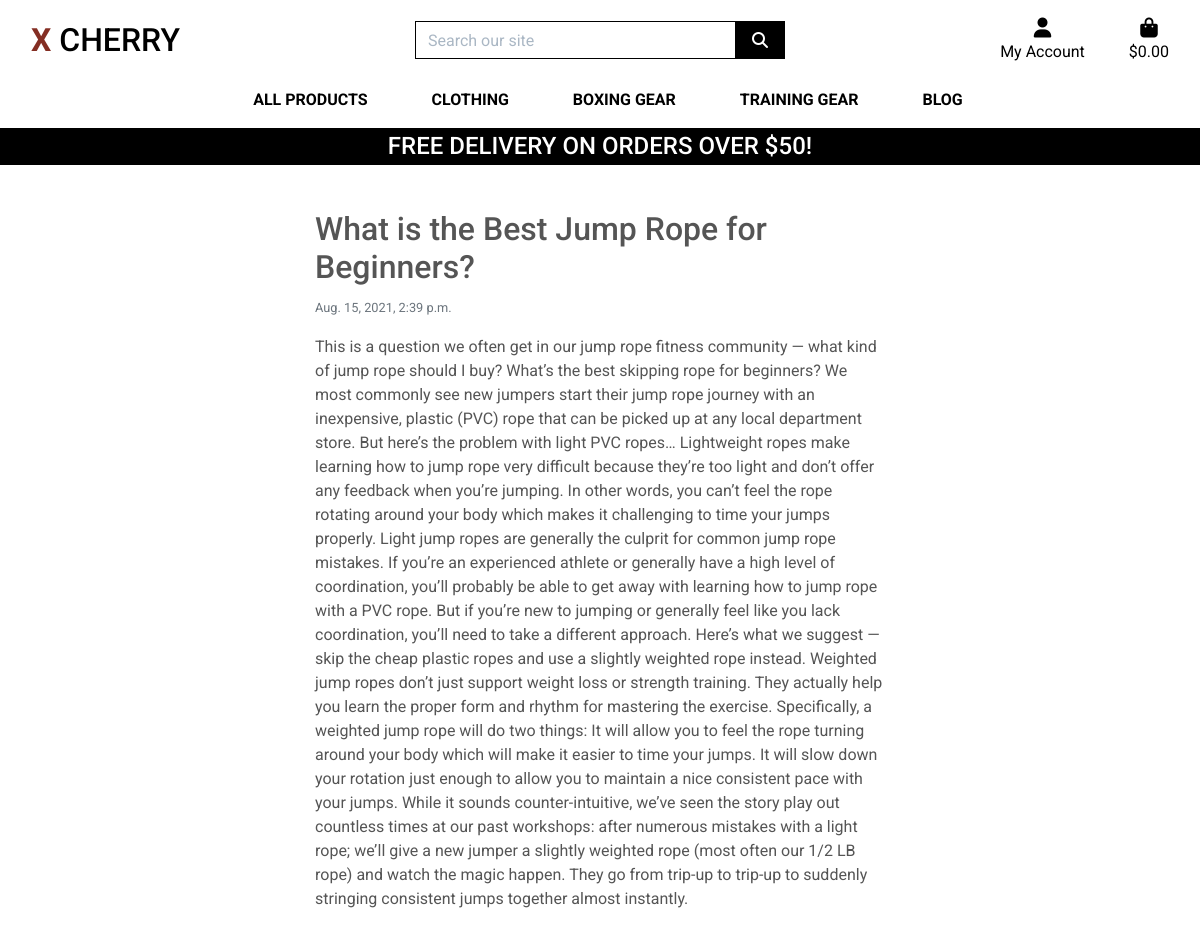
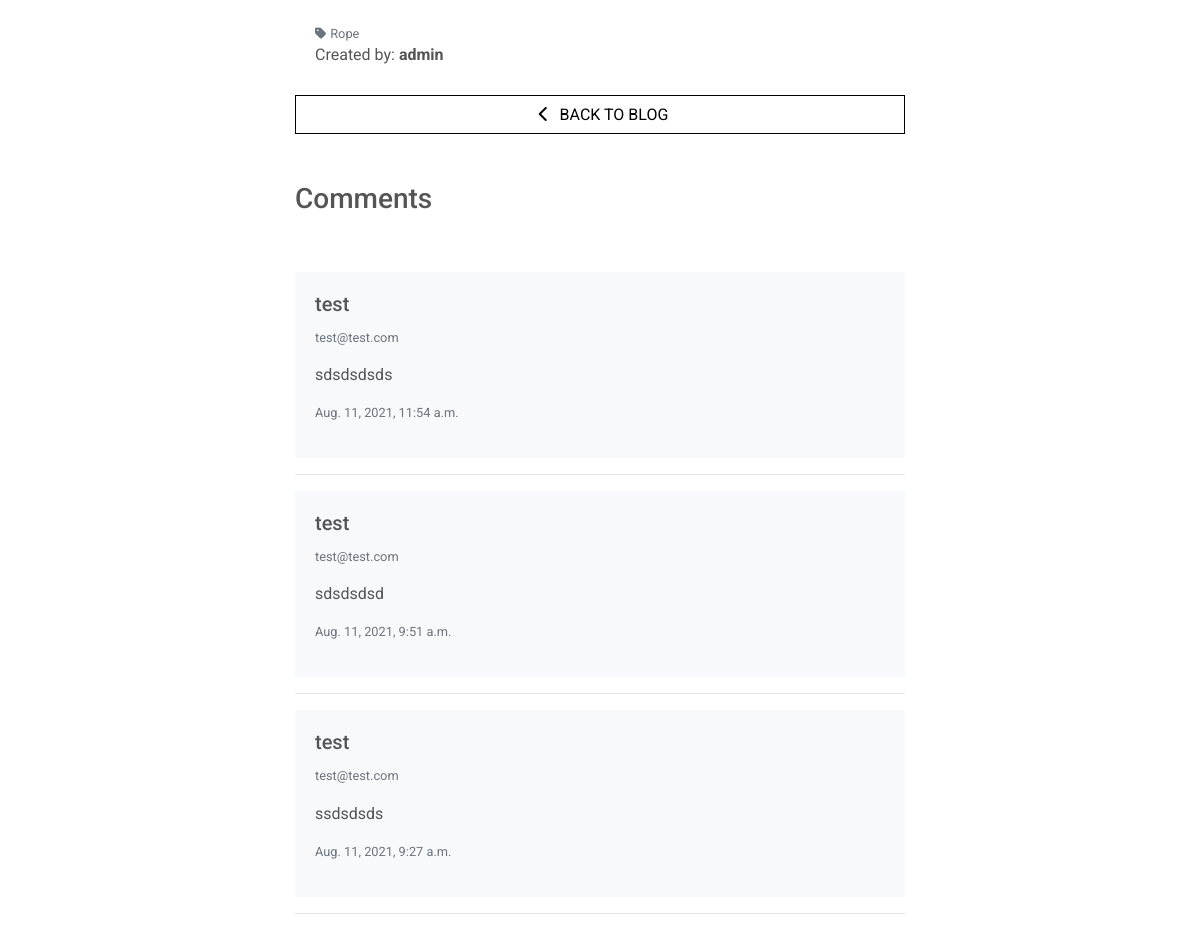
/blog/15/ (signed in, upper part), run on an earlier commit of the app's database (2 pictures, top to bottom).
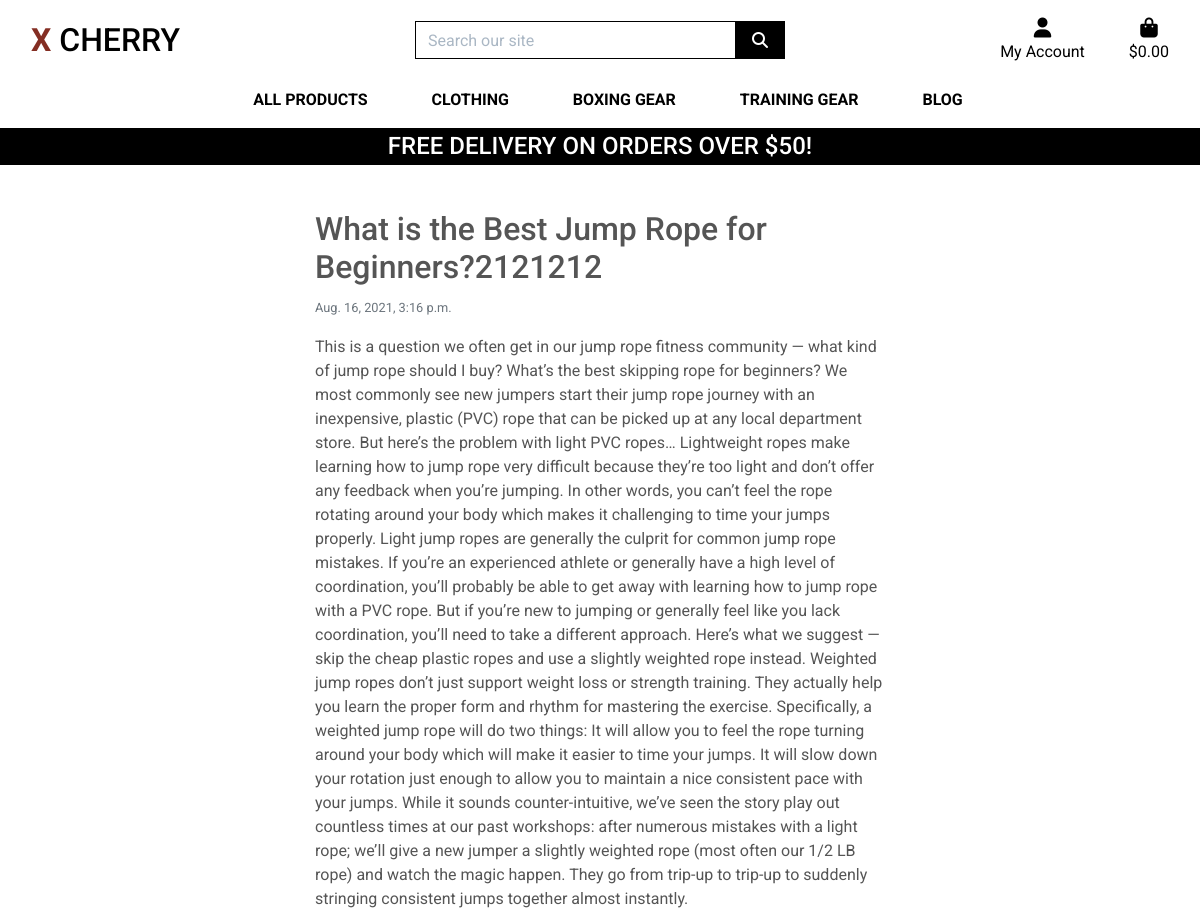
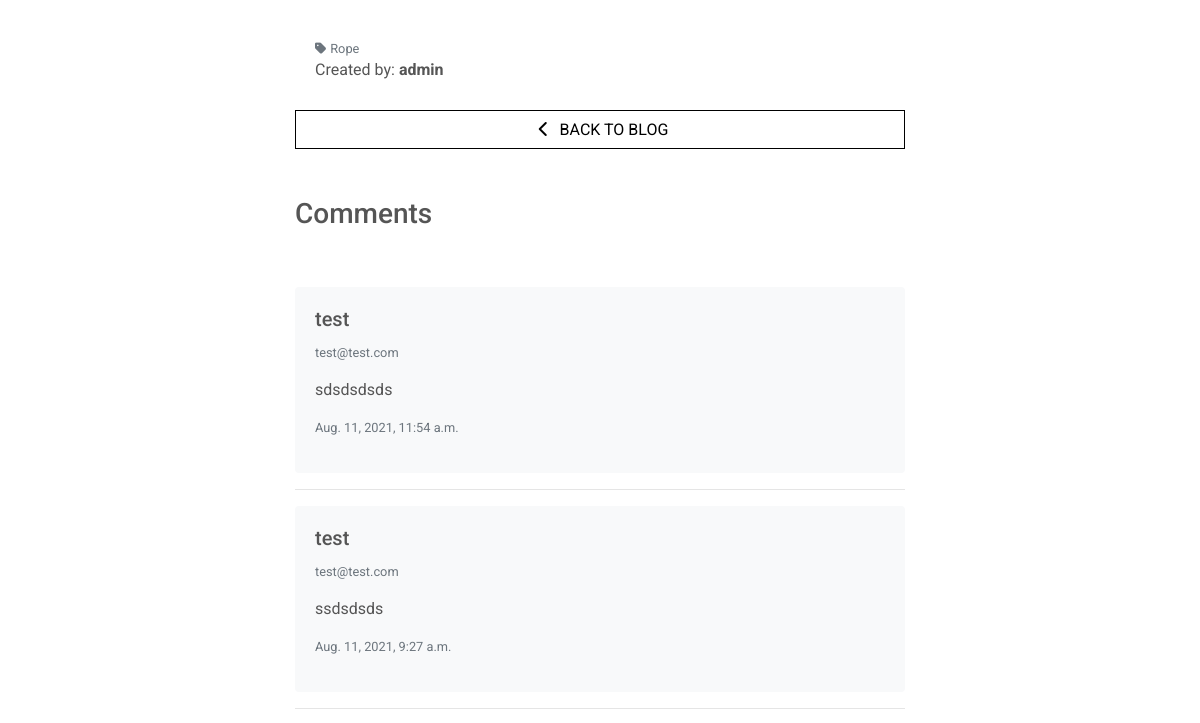
And on a later commit of the database (2 pictures, top to bottom).
### blog/models.py (models this page shows, shortened)
class Post(models.Model):
    category = models.ForeignKey('Category', null=True, blank=False, on_delete=models.SET_NULL)
    title = models.CharField(max_length=254, null=True, blank=False)
    content = models.TextField()
    date = models.DateTimeField(auto_now=True)
    created_by = models.CharField(max_length=25, null=True, blank=False)
    class Meta:
        ordering = ['-date']

class BlogPostComment(models.Model):
    post = models.ForeignKey(Post, on_delete=models.CASCADE, related_name='comments')
    name = models.CharField(max_length=80)
    email = models.EmailField()
    content = models.TextField()
    date = models.DateTimeField(auto_now=True)
    class Meta:
        ordering = ['-date']

class Category(models.Model):
    class Meta:
        verbose_name_plural = 'Categories'
    name = models.CharField(max_length=254)
    friendly_name = models.CharField(max_length=254, null=True, blank=True)
    def __str__(self):
        return self.name

### blog/views.py (the view)
# urls.py: path('<int:post_id>/', views.blog_post_detail, name='blog_post_detail'),
@login_required
def blog_post_detail(request, post_id):
    global post
    post = get_object_or_404(Post, pk=post_id)
    form = BlogPostCommentForm()
    comments = BlogPostComment.objects.filter(post=post)
    template = 'blog/blog-post-detail.html'
    context = {
        'post': post,
        'form': form,
        'comments': comments,
        'template': template,
        'page_title': 'Post Detail',
    }
    return render(request, template, context)

### blog/forms.py
class BlogPostCommentForm(forms.ModelForm):
    class Meta:
        model = BlogPostComment
        fields = ('name', 'email', 'content',)  # '__all__'
    def __init__(self, *args, **kwargs):
        super().__init__(*args, **kwargs)
        placeholders = {
            'name': 'Name',
            'email': 'Email Address',
            'content': 'Add text here',
        }
        for field in self.fields:
            if self.fields[field].required:
                placeholder = f'{placeholders[field]} *'
            else:
                placeholder = placeholders[field]
            self.fields[field].widget.attrs['placeholder'] = placeholder
            self.fields[field].widget.attrs['class'] = 'stripe-style-input'
            self.fields[field].label = False

### blog/templates/blog/blog-post-detail.html (shortened to what this page needs)
{% extends "base.html" %}
{% load static %}
{% block content %}
    <div class="container post-detail-container">
        <div class="row">
            <div class="col-12 col-md-10 offset-md-1 col-lg-8 offset-lg-2 col-xl-8 offset-xl-2">
                <div class="card h-100 border-0">
                    <div class="card-body">
                        <div class="row">
                            <div class="col-12 post-detail-header">
                                <h2>{{ post.title }}</h2>
                                <p><small class="text-muted">{{ post.date }}</small></p>
                            </div>
                        </div>
                        <div class="row">
                            <div class="col-12">
                                <p>{{ post.content }}</p>
                            </div>
                        </div>
                    </div>
                    <div class="card-footer bg-white pt-0 border-0 text-left">
                        {% if post.category %}
                            <p class="small mt-1 mb-0">
                                <a href="{% url 'posts' %}?category={{ post.category.name }}" class="text-muted">
                                    <i class="fas fa-tag mr-1"></i>{{ post.category.friendly_name }}
                                </a>
                            </p>
                        {% endif %}
                        <p>Created by: <strong>{{ post.created_by }}</strong></p>
                    </div>
                    <a href="{% url 'posts' %}" class="btn btn-outline-black rounded-0">
                        <span class="icon">
                            <i class="fas fa-chevron-left"></i>
                        </span>
                        <span class="text-uppercase">Back to Blog</span>
                    </a>
                </div>
            </div>
        </div>
        <div class="row">
            <div class="col-12 col-md-10 offset-md-1 col-lg-8 offset-lg-2 col-xl-8 offset-xl-2">
                <h3 class="mt-5">Comments</h3>
            </div>
        </div>
        <div class="row">
            <div class="col-12 col-md-10 offset-md-1 col-lg-8 offset-lg-2 col-xl-8 offset-xl-2 mt-5">
                {% if comments %}
                    {% for comment in comments %}
                        <div class="card border-0 bg-light">
                            <div class="card-body">
                                <h5 class="card-title">{{ comment.name }}</h5>
                                <p class="text-muted small">{{ comment.email }}</p>
                                <p class="card-text">{{ comment.content }}</p>
                                <p class="text-muted small">{{ comment.date }}</p>
                            </div>
                        </div>
                        <hr>
                    {% endfor %}
                {% else %}
                    <p class="text-muted pl-3">No comments</p>
                {% endif %}
            </div>
        </div>
    </div>
{% endblock %}

What changed in the data, as far as the page shows it:
removed BlogPostComment: name "test", email "test@test.com", content "sdsdsdsd", date "Aug. 11, 2021, 9:51 a.m."
changed Post "admin": title "What is the Best Jump Rope for Beginners?" → "What is the Best Jump Rope for Beginners?2121212"; date "Aug. 15, 2021, 2:39 p.m." → "Aug. 16, 2021, 3:16 p.m."
